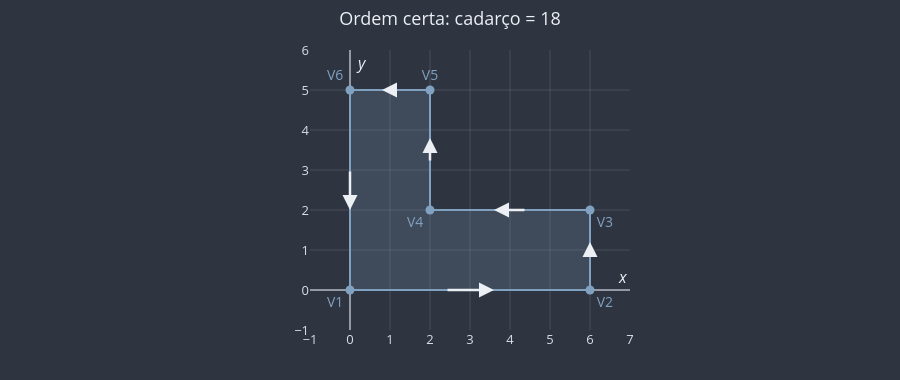
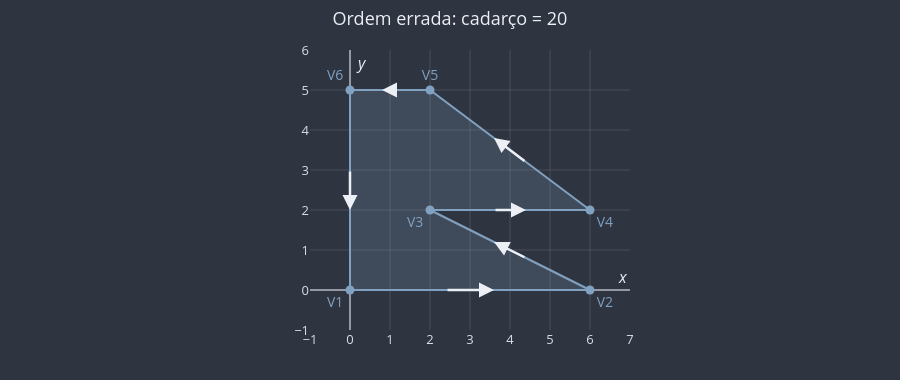

Notebook code cell kept with these figures, in order:
### Markdown cell above
**Exercício 9.** O polígono em L e a ordem dos vértices.

### Code cell
L_CERTO = [(0, 0), (6, 0), (6, 2), (2, 2), (2, 5), (0, 5)]
L_ERRADO = [(0, 0), (6, 0), (2, 2), (6, 2), (2, 5), (0, 5)]

# (a) Pelo cadarço, e cortando o L num retângulo 6 × 2 (embaixo) e num 2 × 3 (em cima)
area_cadarco_ex9 = area_poligono(L_CERTO)
area_retangulos_ex9 = 6 * 2 + 2 * 3
# (b) Os mesmos vértices, com V3 e V4 trocados de lugar
area_ordem_errada_ex9 = area_poligono(L_ERRADO)

print(area_cadarco_ex9, area_retangulos_ex9, area_ordem_errada_ex9)

for vertices, titulo in [(L_CERTO, "Ordem certa"), (L_ERRADO, "Ordem errada")]:
    fig = uga.criar_plano_cartesiano(
        titulo=f"{titulo}: cadarço = {area_poligono(vertices):g}",
        x_min=-1, x_max=7, y_min=-1, y_max=6, altura=380,
    )
    fig = uga.desenhar_poligono(fig, vertices, rotulos=[f"V{i + 1}" for i in range(6)])
    fig = uga.desenhar_sentido_de_percurso(fig, vertices)
    uga.mostrar(fig)

### Figure 1 — Plotly figure (JSON) as saved in the notebook; plotly's stock layout.template omitted (floating-point values rounded to 4 significant figures)
{"data": [{"fill": "toself", "fillcolor": "rgba(129, 161, 193, 0.2)", "hoverinfo": "skip", "line": {"color": "#81A1C1", "width": 2}, "mode": "lines", "showlegend": false, "type": "scatter", "x": [0, 6, 6, 2, 2, 0, 0], "y": [0, 0, 2, 2, 5, 5, 0]}, {"cliponaxis": false, "hovertemplate": "V1(0, 0)<extra></extra>", "marker": {"color": "#81A1C1", "size": 9}, "mode": "markers+text", "showlegend": false, "text": ["V1"], "textfont": {"color": "#81A1C1", "size": 14}, "textposition": "bottom left", "type": "scatter", "x": [0], "y": [0]}, {"cliponaxis": false, "hovertemplate": "V2(6, 0)<extra></extra>", "marker": {"color": "#81A1C1", "size": 9}, "mode": "markers+text", "showlegend": false, "text": ["V2"], "textfont": {"color": "#81A1C1", "size": 14}, "textposition": "bottom right", "type": "scatter", "x": [6], "y": [0]}, {"cliponaxis": false, "hovertemplate": "V3(6, 2)<extra></extra>", "marker": {"color": "#81A1C1", "size": 9}, "mode": "markers+text", "showlegend": false, "text": ["V3"], "textfont": {"color": "#81A1C1", "size": 14}, "textposition": "bottom right", "type": "scatter", "x": [6], "y": [2]}, {"cliponaxis": false, "hovertemplate": "V4(2, 2)<extra></extra>", "marker": {"color": "#81A1C1", "size": 9}, "mode": "markers+text", "showlegend": false, "text": ["V4"], "textfont": {"color": "#81A1C1", "size": 14}, "textposition": "bottom left", "type": "scatter", "x": [2], "y": [2]}, {"cliponaxis": false, "hovertemplate": "V5(2, 5)<extra></extra>", "marker": {"color": "#81A1C1", "size": 9}, "mode": "markers+text", "showlegend": false, "text": ["V5"], "textfont": {"color": "#81A1C1", "size": 14}, "textposition": "top center", "type": "scatter", "x": [2], "y": [5]}, {"cliponaxis": false, "hovertemplate": "V6(0, 5)<extra></extra>", "marker": {"color": "#81A1C1", "size": 9}, "mode": "markers+text", "showlegend": false, "text": ["V6"], "textfont": {"color": "#81A1C1", "size": 14}, "textposition": "top left", "type": "scatter", "x": [0], "y": [5]}], "layout": {"annotations": [{"font": {"color": "#ECEFF4", "size": 16}, "showarrow": false, "text": "<i>x</i>", "x": 7, "xanchor": "right", "y": 0, "yanchor": "bottom"}, {"font": {"color": "#ECEFF4", "size": 16}, "showarrow": false, "text": "<i>y</i>", "x": 0, "xanchor": "left", "xshift": 4, "y": 6, "yanchor": "top"}, {"arrowcolor": "#ECEFF4", "arrowhead": 2, "arrowsize": 1.2, "arrowwidth": 2.5, "ax": 2.4, "axref": "x", "ay": 0, "ayref": "y", "showarrow": true, "text": "", "x": 3.6, "xref": "x", "y": 0, "yref": "y"}, {"arrowcolor": "#ECEFF4", "arrowhead": 2, "arrowsize": 1.2, "arrowwidth": 2.5, "ax": 6, "axref": "x", "ay": 0.8, "ayref": "y", "showarrow": true, "text": "", "x": 6, "xref": "x", "y": 1.2, "yref": "y"}, {"arrowcolor": "#ECEFF4", "arrowhead": 2, "arrowsize": 1.2, "arrowwidth": 2.5, "ax": 4.4, "axref": "x", "ay": 2, "ayref": "y", "showarrow": true, "text": "", "x": 3.6, "xref": "x", "y": 2, "yref": "y"}, {"arrowcolor": "#ECEFF4", "arrowhead": 2, "arrowsize": 1.2, "arrowwidth": 2.5, "ax": 2, "axref": "x", "ay": 3.2, "ayref": "y", "showarrow": true, "text": "", "x": 2, "xref": "x", "y": 3.8, "yref": "y"}, {"arrowcolor": "#ECEFF4", "arrowhead": 2, "arrowsize": 1.2, "arrowwidth": 2.5, "ax": 1.2, "axref": "x", "ay": 5, "ayref": "y", "showarrow": true, "text": "", "x": 0.8, "xref": "x", "y": 5, "yref": "y"}, {"arrowcolor": "#ECEFF4", "arrowhead": 2, "arrowsize": 1.2, "arrowwidth": 2.5, "ax": 0, "axref": "x", "ay": 3, "ayref": "y", "showarrow": true, "text": "", "x": 0, "xref": "x", "y": 2, "yref": "y"}], "font": {"color": "#ECEFF4", "size": 13}, "height": 380, "hoverlabel": {"bgcolor": "#3B4252", "font": {"color": "#ECEFF4"}}, "hovermode": "closest", "margin": {"b": 50, "l": 60, "r": 20, "t": 50}, "paper_bgcolor": "#2E3440", "plot_bgcolor": "#2E3440", "showlegend": false, "title": {"text": "Ordem certa: cadarço = 18", "x": 0.5}, "xaxis": {"color": "#D8DEE9", "constrain": "domain", "dtick": 1, "gridcolor": "rgba(216, 222, 233, 0.15)", "range": [-1, 7], "showgrid": true, "zeroline": true, "zerolinecolor": "rgba(216, 222, 233, 0.6)", "zerolinewidth": 2}, "yaxis": {"color": "#D8DEE9", "constrain": "domain", "dtick": 1, "gridcolor": "rgba(216, 222, 233, 0.15)", "range": [-1, 6], "scaleanchor": "x", "scaleratio": 1, "showgrid": true, "zeroline": true, "zerolinecolor": "rgba(216, 222, 233, 0.6)", "zerolinewidth": 2}}}

### Figure 2 — Plotly figure (JSON) as saved in the notebook; plotly's stock layout.template omitted (floating-point values rounded to 4 significant figures)
{"data": [{"fill": "toself", "fillcolor": "rgba(129, 161, 193, 0.2)", "hoverinfo": "skip", "line": {"color": "#81A1C1", "width": 2}, "mode": "lines", "showlegend": false, "type": "scatter", "x": [0, 6, 2, 6, 2, 0, 0], "y": [0, 0, 2, 2, 5, 5, 0]}, {"cliponaxis": false, "hovertemplate": "V1(0, 0)<extra></extra>", "marker": {"color": "#81A1C1", "size": 9}, "mode": "markers+text", "showlegend": false, "text": ["V1"], "textfont": {"color": "#81A1C1", "size": 14}, "textposition": "bottom left", "type": "scatter", "x": [0], "y": [0]}, {"cliponaxis": false, "hovertemplate": "V2(6, 0)<extra></extra>", "marker": {"color": "#81A1C1", "size": 9}, "mode": "markers+text", "showlegend": false, "text": ["V2"], "textfont": {"color": "#81A1C1", "size": 14}, "textposition": "bottom right", "type": "scatter", "x": [6], "y": [0]}, {"cliponaxis": false, "hovertemplate": "V3(2, 2)<extra></extra>", "marker": {"color": "#81A1C1", "size": 9}, "mode": "markers+text", "showlegend": false, "text": ["V3"], "textfont": {"color": "#81A1C1", "size": 14}, "textposition": "bottom left", "type": "scatter", "x": [2], "y": [2]}, {"cliponaxis": false, "hovertemplate": "V4(6, 2)<extra></extra>", "marker": {"color": "#81A1C1", "size": 9}, "mode": "markers+text", "showlegend": false, "text": ["V4"], "textfont": {"color": "#81A1C1", "size": 14}, "textposition": "bottom right", "type": "scatter", "x": [6], "y": [2]}, {"cliponaxis": false, "hovertemplate": "V5(2, 5)<extra></extra>", "marker": {"color": "#81A1C1", "size": 9}, "mode": "markers+text", "showlegend": false, "text": ["V5"], "textfont": {"color": "#81A1C1", "size": 14}, "textposition": "top center", "type": "scatter", "x": [2], "y": [5]}, {"cliponaxis": false, "hovertemplate": "V6(0, 5)<extra></extra>", "marker": {"color": "#81A1C1", "size": 9}, "mode": "markers+text", "showlegend": false, "text": ["V6"], "textfont": {"color": "#81A1C1", "size": 14}, "textposition": "top left", "type": "scatter", "x": [0], "y": [5]}], "layout": {"annotations": [{"font": {"color": "#ECEFF4", "size": 16}, "showarrow": false, "text": "<i>x</i>", "x": 7, "xanchor": "right", "y": 0, "yanchor": "bottom"}, {"font": {"color": "#ECEFF4", "size": 16}, "showarrow": false, "text": "<i>y</i>", "x": 0, "xanchor": "left", "xshift": 4, "y": 6, "yanchor": "top"}, {"arrowcolor": "#ECEFF4", "arrowhead": 2, "arrowsize": 1.2, "arrowwidth": 2.5, "ax": 2.4, "axref": "x", "ay": 0, "ayref": "y", "showarrow": true, "text": "", "x": 3.6, "xref": "x", "y": 0, "yref": "y"}, {"arrowcolor": "#ECEFF4", "arrowhead": 2, "arrowsize": 1.2, "arrowwidth": 2.5, "ax": 4.4, "axref": "x", "ay": 0.8, "ayref": "y", "showarrow": true, "text": "", "x": 3.6, "xref": "x", "y": 1.2, "yref": "y"}, {"arrowcolor": "#ECEFF4", "arrowhead": 2, "arrowsize": 1.2, "arrowwidth": 2.5, "ax": 3.6, "axref": "x", "ay": 2, "ayref": "y", "showarrow": true, "text": "", "x": 4.4, "xref": "x", "y": 2, "yref": "y"}, {"arrowcolor": "#ECEFF4", "arrowhead": 2, "arrowsize": 1.2, "arrowwidth": 2.5, "ax": 4.4, "axref": "x", "ay": 3.2, "ayref": "y", "showarrow": true, "text": "", "x": 3.6, "xref": "x", "y": 3.8, "yref": "y"}, {"arrowcolor": "#ECEFF4", "arrowhead": 2, "arrowsize": 1.2, "arrowwidth": 2.5, "ax": 1.2, "axref": "x", "ay": 5, "ayref": "y", "showarrow": true, "text": "", "x": 0.8, "xref": "x", "y": 5, "yref": "y"}, {"arrowcolor": "#ECEFF4", "arrowhead": 2, "arrowsize": 1.2, "arrowwidth": 2.5, "ax": 0, "axref": "x", "ay": 3, "ayref": "y", "showarrow": true, "text": "", "x": 0, "xref": "x", "y": 2, "yref": "y"}], "font": {"color": "#ECEFF4", "size": 13}, "height": 380, "hoverlabel": {"bgcolor": "#3B4252", "font": {"color": "#ECEFF4"}}, "hovermode": "closest", "margin": {"b": 50, "l": 60, "r": 20, "t": 50}, "paper_bgcolor": "#2E3440", "plot_bgcolor": "#2E3440", "showlegend": false, "title": {"text": "Ordem errada: cadarço = 20", "x": 0.5}, "xaxis": {"color": "#D8DEE9", "constrain": "domain", "dtick": 1, "gridcolor": "rgba(216, 222, 233, 0.15)", "range": [-1, 7], "showgrid": true, "zeroline": true, "zerolinecolor": "rgba(216, 222, 233, 0.6)", "zerolinewidth": 2}, "yaxis": {"color": "#D8DEE9", "constrain": "domain", "dtick": 1, "gridcolor": "rgba(216, 222, 233, 0.15)", "range": [-1, 6], "scaleanchor": "x", "scaleratio": 1, "showgrid": true, "zeroline": true, "zerolinecolor": "rgba(216, 222, 233, 0.6)", "zerolinewidth": 2}}}
